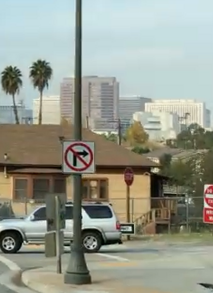
#> input picture sign detection/test.png, 213 x 293 px
$ python GHT.py
#> lines starting #> are read from the running program, lines starting #| are printed output that depends on the picture; after the words box and inside, x2 and y2 are one past the last pixel; in counts of white or black regions, pixels touching at a corner belong together
import  cv2
import  numpy as np

img = cv2.imread('test.png',1)
#> img is the input picture: shape (293, 213, 3); mean B, G, R 141.6, 153.9, 150.1
cv2.imshow("test",img)
#img = cv2.medianBlur(img,5)
hsv = cv2.cvtColor(img, cv2.COLOR_BGR2HSV)
#> hsv: shape (293, 213, 3); mean H, S, V 53.2, 49.1, 159.6
mask1 = cv2.inRange(hsv,np.array([0, 100, 100 ]) , np.array([10, 255, 255 ]))
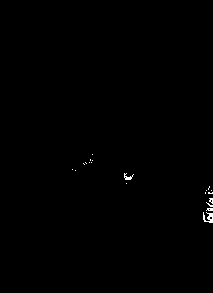
#> mask1: shape (293, 213); 0.27% white in thin lines or dots, all inside (x1, y1, x2, y2) = (72, 154, 213, 223)
mask2 = cv2.inRange(hsv, np.array([160, 100, 100 ]), np.array([179, 255, 255]))
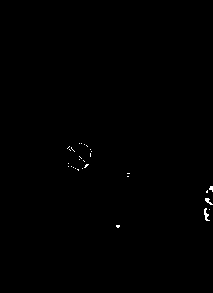
#> mask2: shape (293, 213); 0.23% white in thin lines or dots, all inside (x1, y1, x2, y2) = (67, 143, 213, 228)
mask3 = cv2.inRange(hsv,np.array([100,150,0]),np.array([140,255,255]))
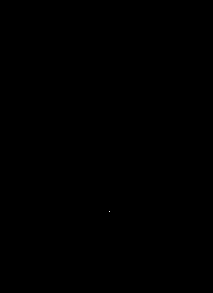
#> mask3: shape (293, 213); 0% white in thin lines or dots, all inside (x1, y1, x2, y2) = (109, 211, 110, 212)
mask = mask1+mask2 + mask3
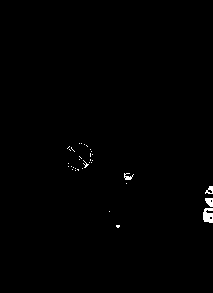
#> mask: shape (293, 213); 0.51% white; 34 white regions (30 under 20 px), largest, box (x1, y1, x2, y2) and area: (203, 208, 213, 223) 119, (205, 198, 213, 207) 54, (124, 173, 134, 180) 37, (205, 186, 213, 194) 37
#mask = cv2.max(mask1, mask2)
img = cv2.bitwise_and(img,img, mask= mask)
kernel = np.ones((5, 5), np.float32) / 20
#img = cv2.filter2D(img, -1, kernel)
#img = cv2.medianBlur(img, 5)
cv2.imshow("h1",img)
cv2.waitKey(0)
